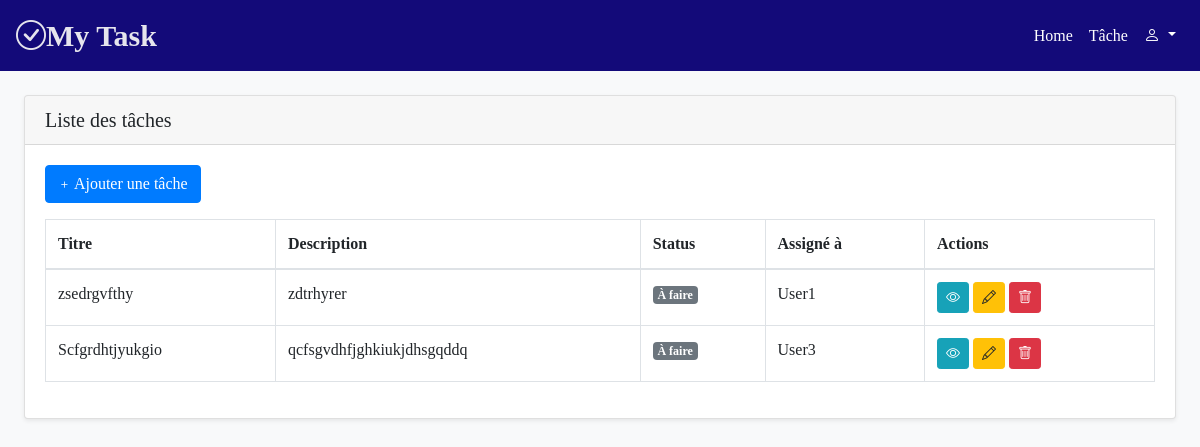
Page /tasks/ (signed in) on the earlier database version.
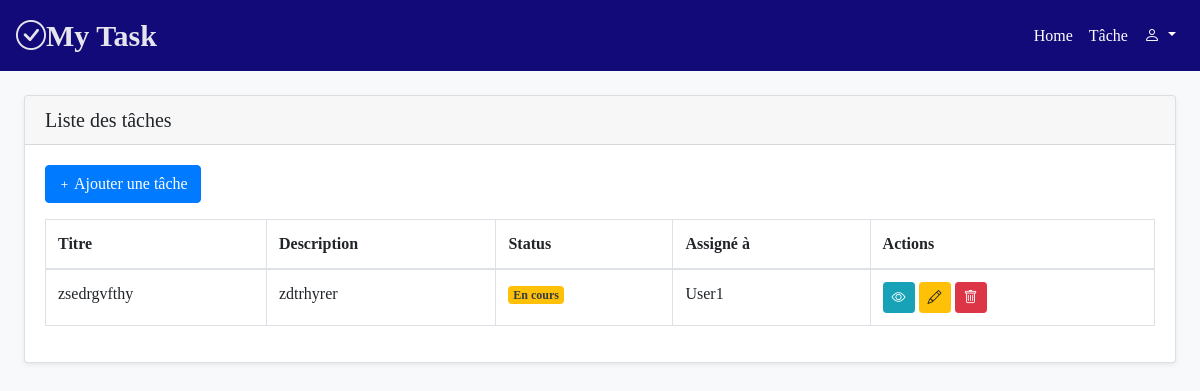
Same page on the later database version.
### gestion_app/models.py (models this page shows, shortened)
class Task(models.Model):
    STATUS_CHOICES = [
        ('todo', 'À faire'),
        ('in_progress', 'En cours'),
        ('done', 'Terminé'),
    ]
    title = models.CharField(max_length=200)
    description = models.TextField()
    status = models.CharField(max_length=20, choices=STATUS_CHOICES, default='todo')
    created_at = models.DateTimeField(auto_now_add=True)
    created_by = models.ForeignKey(User, on_delete=models.CASCADE, related_name='created_tasks')
    assigned_to = models.ForeignKey(User, on_delete=models.CASCADE, related_name='assigned_tasks')

### gestion_app/views.py (the view)
# urls.py: path('tasks/', views.TaskListView.as_view(), name='list_task'),
class TaskListView(LoginRequiredMixin, ListView):
    model = Task
    template_name = 'task/list_task.html'
    context_object_name = 'tasks'
    login_url = 'login'
    def get_queryset(self):
        return Task.objects.all().order_by('-created_at')

### gestion_app/templates/task/list_task.html (shortened to what this page needs)
{% extends 'base.html' %}
{% block content %}
<div class="d-flex" style="min-height: 100vh;">
    <div class="container-fluid py-4 px-4" style="flex: 1; background-color: #f8f9fa;">
                    <div class="row g-4">
            <div class="col-lg-12">
                <div class="card shadow-sm">
                    <div class="card-header d-flex justify-content-between align-items-center">
                        <h5 class="mb-0">Liste des tâches</h5>
                    </div>
                    <div class="card-body">
                        <a href="{% url 'form_task' %}" class="btn btn-primary mb-3">
                            <small><i class="bi bi-plus"></i></small> Ajouter une tâche
                        </a>
                        <table class="table table-bordered">
                            <thead>
                                <tr>
                                    <th>Titre</th>
                                    <th>Description</th>
                                    <th>Status</th>
                                    <th>Assigné à</th>
                                    <th>Actions</th>
                                </tr>
                            </thead>
                            <tbody>
                                {% for task in tasks %}
                                <tr>
                                    <td>{{ task.title }}</td>
                                    <td>{{ task.description }}</td>
                                    <td>
                                    {% if task.status == 'todo' %}
                                        <span class="badge bg-secondary text-white">À faire</span>
                                    {% elif task.status == 'in_progress' %}
                                        <span class="badge bg-warning text-dark">En cours</span>
                                    {% elif task.status == 'done' %}
                                        <span class="badge bg-success text-white">Terminé</span>
                                    {% endif %}
                                    </td>
                                    <td>{{ task.assigned_to }}</td>
                                    <td>
                                        <a href="{% url 'detail_task' task.id %}" class="btn btn-info btn-sm"><i class="bi bi-eye "></i></a>
                                        <a href="{% url 'update_status' task.id %}" class="btn btn-warning btn-sm"><i class="bi bi-pencil "></i></a>
                                        <form action="{% url 'delete_task' task.id %}" method="post" style="display:inline;">
                                            <button type="submit" class="btn btn-danger btn-sm"
                                                onclick="return confirm('Voulez-vous vraiment supprimer cette tâche ?');">
                                                <i class="bi bi-trash"></i>
                                            </button>
                                        </form>
                                    </td>
                                </tr>
                                {% empty %}
                                <tr>
                                    <td colspan="4" class="text-center text-muted">Aucune tâche</td>
                                </tr>
                                {% endfor %}
                            </tbody>
                        </table>
                    </div>
                </div>
            </div>
        </div>
    </div>
</div>
{% endblock %}

### gestion_app/templates/base.html (shortened to what this page needs)
<!doctype html>
<html lang="en">
  <head>
    <link rel="stylesheet" href="https://cdn.jsdelivr.net/npm/bootstrap@4.4.1/dist/css/bootstrap.min.css">
    <link href="https://cdn.jsdelivr.net/npm/bootstrap-icons@1.11.3/font/bootstrap-icons.css" rel="stylesheet">
  </head>
  <body>
        <nav class="navbar navbar-expand-lg navbar-light " style="background-color: rgb(19, 10, 121);">
        <a class="navbar-brand" href="{% url 'home' %}" style="color: rgba(245, 245, 245, 0.934); font-weight: bold; font-size: 30px;"><i class="bi bi-check-circle"></i>My Task</a>
        <div class="collapse navbar-collapse" id="navbarNavDropdown">
            <ul class="navbar-nav ml-auto">
                {% if user.is_authenticated %}
                <li class="nav-item active">
                    <a class="nav-link" href="{% url 'home' %}" style="color: white;">Home <span class="sr-only">(current)</span></a>
                </li>
                <li class="nav-item">
                    <a class="nav-link" href="{% url 'list_task' %}" style="color: white;">Tâche</a>
                </li>
                {% else %}
                <li class="nav-item active">
                    <a class="nav-link" href="{% url 'home' %}" style="color: white;">Home <span class="sr-only">(current)</span></a>
                </li>
                {% endif %}
            </ul>
            <ul class="navbar-nav ">
                <li class="nav-item dropdown">
                    <a class="nav-link dropdown-toggle" href="#" role="button" data-bs-toggle="dropdown" id="userDropdown" aria-expanded="false" style="color: white;">
                        <i class="bi bi-person"></i>
                    </a>
                </li>
            </ul>
        </div>
        </nav>
    {% block content %}
    {% endblock %}
  </body>
</html>

### gestion_app/templates/base.html (style rules this page uses)
body { font-family: Cambria, Cochin, Georgia, Times, 'Times New Roman', serif; padding: 0; margin: 0; }
.navbar .dropdown { position: relative; }

Differences in the rows shown:
removed Task: title "Scfgrdhtjyukgio", description "qcfsgvdhfjghkiukjdhsgqddq", status "À faire", assigned_to "User3"
changed Task "zsedrgvfthy": status "À faire" → "En cours"
